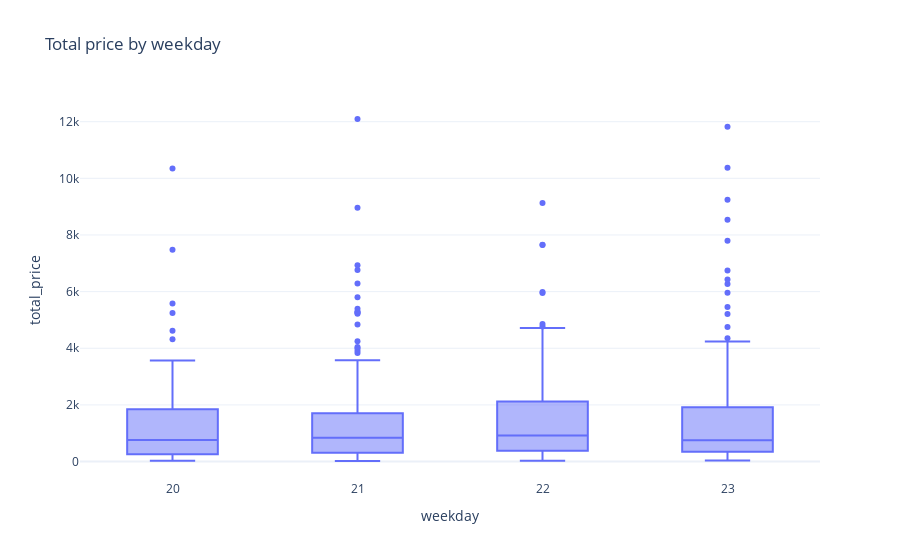

Notebook code for this chart:
### Markdown cell above
Distribution of total price by weekday using a box plot

### Code cell
fig = px.box(data, x='weekday',
            y='total_price',
            title='Total price by weekday')
fig.show()

### Figure 1 — Plotly figure (JSON) as saved in the notebook; plotly's stock layout.template omitted (floating-point values rounded to 4 significant figures; data arrays with more than 128 entries replaced by an {"elided": "..."} marker saying what was removed)
{"data": [{"alignmentgroup": "True", "hovertemplate": "weekday=%{x}<br>total_price=%{y}<extra></extra>", "legendgroup": "", "marker": {"color": "#636efa"}, "name": "", "notched": false, "offsetgroup": "", "orientation": "v", "showlegend": false, "type": "box", "x": {"elided": "676 int values"}, "x0": " ", "xaxis": "x", "y": {"elided": "676 float values"}, "y0": " ", "yaxis": "y"}], "layout": {"autosize": true, "boxmode": "group", "legend": {"tracegroupgap": 0}, "title": {"text": "Total price by weekday"}, "xaxis": {"anchor": "y", "autorange": true, "domain": [0, 1], "range": [19.5, 23.5], "title": {"text": "weekday"}, "type": "linear"}, "yaxis": {"anchor": "x", "autorange": true, "domain": [0, 1], "range": [-650.9, 12770.0], "title": {"text": "total_price"}, "type": "linear"}}}
